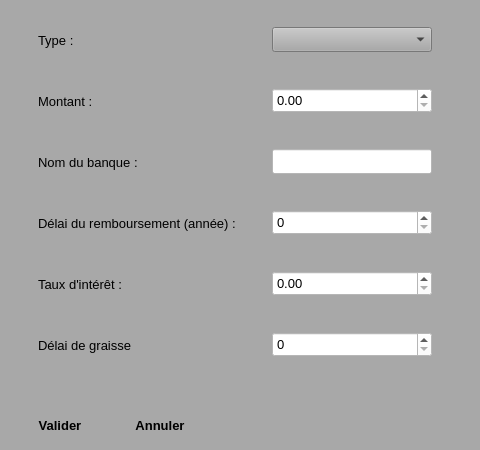
<?xml version="1.0" encoding="UTF-8"?>
<ui version="4.0">
 <class>ajoutFinancement</class>
 <widget class="QWidget" name="ajoutFinancement">
  <property name="geometry">
   <rect>
    <x>0</x>
    <y>0</y>
    <width>480</width>
    <height>450</height>
   </rect>
  </property>
  <property name="minimumSize">
   <size>
    <width>480</width>
    <height>450</height>
   </size>
  </property>
  <property name="maximumSize">
   <size>
    <width>480</width>
    <height>640</height>
   </size>
  </property>
  <property name="font">
   <font>
    <family>Segoe UI</family>
    <pointsize>10</pointsize>
   </font>
  </property>
  <property name="windowTitle">
   <string>Ajouter un nouveau financement</string>
  </property>
  <property name="windowIcon">
   <iconset>
    <normaloff>D:/Med/Eclipse Travail/TestBD/Add-icon.png</normaloff>D:/Med/Eclipse Travail/TestBD/Add-icon.png</iconset>
  </property>
  <property name="toolTip">
   <string>&lt;html&gt;&lt;head/&gt;&lt;body&gt;&lt;p&gt;&lt;span style=&quot; font-size:10pt;&quot;&gt;Ajouter une nouvelle Etude &lt;/span&gt;&lt;/p&gt;&lt;/body&gt;&lt;/html&gt;</string>
  </property>
  <property name="styleSheet">
   <string notr="true">background-color:rgb(168, 168, 168)</string>
  </property>
  <widget class="QWidget" name="verticalLayoutWidget">
   <property name="geometry">
    <rect>
     <x>10</x>
     <y>0</y>
     <width>451</width>
     <height>391</height>
    </rect>
   </property>
   <layout class="QVBoxLayout" name="verticalLayout">
    <item>
     <layout class="QHBoxLayout" name="horizontalLayout">
      <item>
       <widget class="QLabel" name="label">
        <property name="minimumSize">
         <size>
          <width>200</width>
          <height>30</height>
         </size>
        </property>
        <property name="maximumSize">
         <size>
          <width>100</width>
          <height>30</height>
         </size>
        </property>
        <property name="font">
         <font>
          <family>Segoe UI</family>
          <pointsize>10</pointsize>
         </font>
        </property>
        <property name="text">
         <string>Type :</string>
        </property>
       </widget>
      </item>
      <item>
       <widget class="QComboBox" name="uiType">
        <property name="minimumSize">
         <size>
          <width>160</width>
          <height>0</height>
         </size>
        </property>
        <property name="maximumSize">
         <size>
          <width>160</width>
          <height>25</height>
         </size>
        </property>
       </widget>
      </item>
     </layout>
    </item>
    <item>
     <layout class="QHBoxLayout" name="horizontalLayout_3">
      <item>
       <widget class="QLabel" name="label_3">
        <property name="minimumSize">
         <size>
          <width>200</width>
          <height>30</height>
         </size>
        </property>
        <property name="maximumSize">
         <size>
          <width>200</width>
          <height>30</height>
         </size>
        </property>
        <property name="font">
         <font>
          <family>Segoe UI</family>
          <pointsize>10</pointsize>
         </font>
        </property>
        <property name="text">
         <string>Montant :</string>
        </property>
       </widget>
      </item>
      <item>
       <widget class="QDoubleSpinBox" name="uiMontant">
        <property name="minimumSize">
         <size>
          <width>160</width>
          <height>0</height>
         </size>
        </property>
        <property name="maximumSize">
         <size>
          <width>160</width>
          <height>25</height>
         </size>
        </property>
        <property name="styleSheet">
         <string notr="true">background-color:rgb(255, 255, 255)</string>
        </property>
        <property name="maximum">
         <double>900000000.000000000000000</double>
        </property>
       </widget>
      </item>
     </layout>
    </item>
    <item>
     <layout class="QHBoxLayout" name="horizontalLayout_8">
      <item>
       <widget class="QLabel" name="label_8">
        <property name="minimumSize">
         <size>
          <width>200</width>
          <height>30</height>
         </size>
        </property>
        <property name="maximumSize">
         <size>
          <width>200</width>
          <height>30</height>
         </size>
        </property>
        <property name="font">
         <font>
          <family>Segoe UI</family>
          <pointsize>10</pointsize>
         </font>
        </property>
        <property name="text">
         <string>Nom du banque :</string>
        </property>
       </widget>
      </item>
      <item>
       <widget class="QLineEdit" name="uiNomBanque">
        <property name="enabled">
         <bool>true</bool>
        </property>
        <property name="minimumSize">
         <size>
          <width>160</width>
          <height>25</height>
         </size>
        </property>
        <property name="maximumSize">
         <size>
          <width>160</width>
          <height>25</height>
         </size>
        </property>
        <property name="font">
         <font>
          <family>Segoe UI</family>
          <pointsize>10</pointsize>
         </font>
        </property>
        <property name="styleSheet">
         <string notr="true">background-color:rgb(255, 255, 255)</string>
        </property>
       </widget>
      </item>
     </layout>
    </item>
    <item>
     <layout class="QHBoxLayout" name="horizontalLayout_9">
      <item>
       <widget class="QLabel" name="label_10">
        <property name="minimumSize">
         <size>
          <width>200</width>
          <height>30</height>
         </size>
        </property>
        <property name="maximumSize">
         <size>
          <width>200</width>
          <height>30</height>
         </size>
        </property>
        <property name="font">
         <font>
          <family>Segoe UI</family>
          <pointsize>10</pointsize>
         </font>
        </property>
        <property name="text">
         <string>Délai du remboursement (année) :</string>
        </property>
       </widget>
      </item>
      <item>
       <widget class="QSpinBox" name="uiDelaiR">
        <property name="minimumSize">
         <size>
          <width>160</width>
          <height>0</height>
         </size>
        </property>
        <property name="maximumSize">
         <size>
          <width>160</width>
          <height>25</height>
         </size>
        </property>
        <property name="styleSheet">
         <string notr="true">background-color:rgb(255, 255, 255)</string>
        </property>
       </widget>
      </item>
     </layout>
    </item>
    <item>
     <layout class="QHBoxLayout" name="horizontalLayout_2">
      <item>
       <widget class="QLabel" name="label_2">
        <property name="minimumSize">
         <size>
          <width>200</width>
          <height>30</height>
         </size>
        </property>
        <property name="maximumSize">
         <size>
          <width>200</width>
          <height>30</height>
         </size>
        </property>
        <property name="font">
         <font>
          <family>Segoe UI</family>
          <pointsize>10</pointsize>
         </font>
        </property>
        <property name="text">
         <string>Taux d'intérêt :</string>
        </property>
       </widget>
      </item>
      <item>
       <widget class="QDoubleSpinBox" name="uiTaux">
        <property name="minimumSize">
         <size>
          <width>160</width>
          <height>0</height>
         </size>
        </property>
        <property name="maximumSize">
         <size>
          <width>160</width>
          <height>25</height>
         </size>
        </property>
        <property name="styleSheet">
         <string notr="true">background-color:rgb(255, 255, 255)</string>
        </property>
       </widget>
      </item>
     </layout>
    </item>
    <item>
     <layout class="QHBoxLayout" name="horizontalLayout_5">
      <item>
       <widget class="QLabel" name="label_5">
        <property name="minimumSize">
         <size>
          <width>200</width>
          <height>30</height>
         </size>
        </property>
        <property name="maximumSize">
         <size>
          <width>200</width>
          <height>30</height>
         </size>
        </property>
        <property name="font">
         <font>
          <family>Segoe UI</family>
          <pointsize>10</pointsize>
         </font>
        </property>
        <property name="text">
         <string>Délai de graisse</string>
        </property>
       </widget>
      </item>
      <item>
       <widget class="QSpinBox" name="uiDelaiG">
        <property name="minimumSize">
         <size>
          <width>160</width>
          <height>0</height>
         </size>
        </property>
        <property name="maximumSize">
         <size>
          <width>160</width>
          <height>25</height>
         </size>
        </property>
        <property name="styleSheet">
         <string notr="true">background-color:rgb(255, 255, 255)</string>
        </property>
       </widget>
      </item>
     </layout>
    </item>
   </layout>
  </widget>
  <widget class="QPushButton" name="uiValider">
   <property name="geometry">
    <rect>
     <x>10</x>
     <y>400</y>
     <width>100</width>
     <height>50</height>
    </rect>
   </property>
   <property name="minimumSize">
    <size>
     <width>100</width>
     <height>50</height>
    </size>
   </property>
   <property name="maximumSize">
    <size>
     <width>100</width>
     <height>50</height>
    </size>
   </property>
   <property name="font">
    <font>
     <family>Segoe UI</family>
     <pointsize>10</pointsize>
     <weight>75</weight>
     <bold>true</bold>
    </font>
   </property>
   <property name="styleSheet">
    <string notr="true">border:rgb(255, 255, 255);</string>
   </property>
   <property name="text">
    <string>Valider</string>
   </property>
   <property name="icon">
    <iconset>
     <normaloff>ProjectRessources/ok-icon.png</normaloff>ProjectRessources/ok-icon.png</iconset>
   </property>
   <property name="flat">
    <bool>true</bool>
   </property>
  </widget>
  <widget class="QPushButton" name="uiAnnuler">
   <property name="geometry">
    <rect>
     <x>110</x>
     <y>400</y>
     <width>100</width>
     <height>50</height>
    </rect>
   </property>
   <property name="minimumSize">
    <size>
     <width>100</width>
     <height>25</height>
    </size>
   </property>
   <property name="maximumSize">
    <size>
     <width>100</width>
     <height>50</height>
    </size>
   </property>
   <property name="font">
    <font>
     <family>Segoe UI</family>
     <pointsize>10</pointsize>
     <weight>75</weight>
     <bold>true</bold>
    </font>
   </property>
   <property name="styleSheet">
    <string notr="true">border:rgb(255, 255, 255);
</string>
   </property>
   <property name="text">
    <string>Annuler</string>
   </property>
   <property name="icon">
    <iconset>
     <normaloff>ProjectRessources/cancel-icon2.png</normaloff>ProjectRessources/cancel-icon2.png</iconset>
   </property>
   <property name="flat">
    <bool>true</bool>
   </property>
  </widget>
  <widget class="QLabel" name="uiErreur">
   <property name="enabled">
    <bool>true</bool>
   </property>
   <property name="geometry">
    <rect>
     <x>250</x>
     <y>420</y>
     <width>191</width>
     <height>20</height>
    </rect>
   </property>
   <property name="font">
    <font>
     <family>Segoe UI</family>
     <pointsize>10</pointsize>
    </font>
   </property>
   <property name="mouseTracking">
    <bool>true</bool>
   </property>
   <property name="styleSheet">
    <string notr="true">color:rgb(255, 0, 0);</string>
   </property>
   <property name="locale">
    <locale language="French" country="France"/>
   </property>
   <property name="text">
    <string/>
   </property>
   <property name="alignment">
    <set>Qt::AlignCenter</set>
   </property>
  </widget>
 </widget>
 <resources/>
 <connections/>
</ui>
